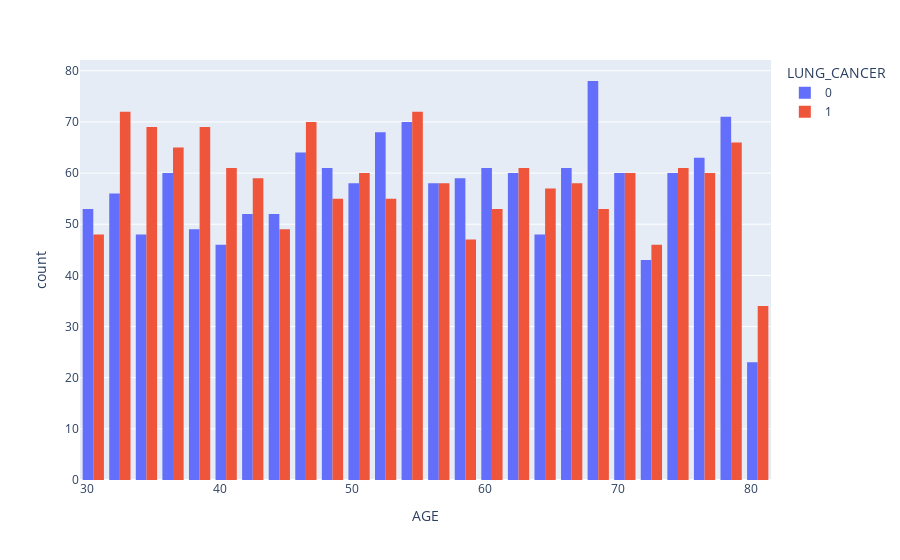

Notebook code for this chart:
### Markdown cell above
Por lo que podemos ver a partir del histograma anterior, tenemos un promedio de 100 pacientes por cada edad, excepto los pacientes mayores a 80 años, con los cuales contamos con 57. Éste dato es sumamente importante ya que si contaramos con un dataset en donde tendríamos un cuarto de pacientes jovenes o mayores podríamos tener problemas de "Overfitting", es decir podría dejar influenciarse por esa cantidad y predecir erróneamente.

### Code cell
# Graficamos la relación entre la variable de entrada y la de salida. 
# Naranja: Positivo, Lila: Negativo.
px.histogram(data, x='AGE', color='LUNG_CANCER', barmode='group')

### Figure 1 — Plotly figure (JSON) as saved in the notebook; plotly's stock layout.template omitted (floating-point values rounded to 4 significant figures; data arrays with more than 128 entries replaced by an {"elided": "..."} marker saying what was removed)
{"data": [{"alignmentgroup": "True", "bingroup": "x", "hovertemplate": "LUNG_CANCER=0<br>AGE=%{x}<br>count=%{y}<extra></extra>", "legendgroup": "0", "marker": {"color": "#636efa", "pattern": {"shape": ""}}, "name": "0", "offsetgroup": "0", "orientation": "v", "showlegend": true, "type": "histogram", "x": {"elided": "1482 int values"}, "xaxis": "x", "yaxis": "y"}, {"alignmentgroup": "True", "bingroup": "x", "hovertemplate": "LUNG_CANCER=1<br>AGE=%{x}<br>count=%{y}<extra></extra>", "legendgroup": "1", "marker": {"color": "#EF553B", "pattern": {"shape": ""}}, "name": "1", "offsetgroup": "1", "orientation": "v", "showlegend": true, "type": "histogram", "x": {"elided": "1518 int values"}, "xaxis": "x", "yaxis": "y"}], "layout": {"autosize": true, "barmode": "group", "legend": {"title": {"text": "LUNG_CANCER"}, "tracegroupgap": 0}, "margin": {"t": 60}, "xaxis": {"anchor": "y", "autorange": true, "domain": [0, 1], "range": [29.5, 81.5], "title": {"text": "AGE"}, "type": "linear"}, "yaxis": {"anchor": "x", "autorange": true, "domain": [0, 1], "range": [0, 82.11], "title": {"text": "count"}}}}
